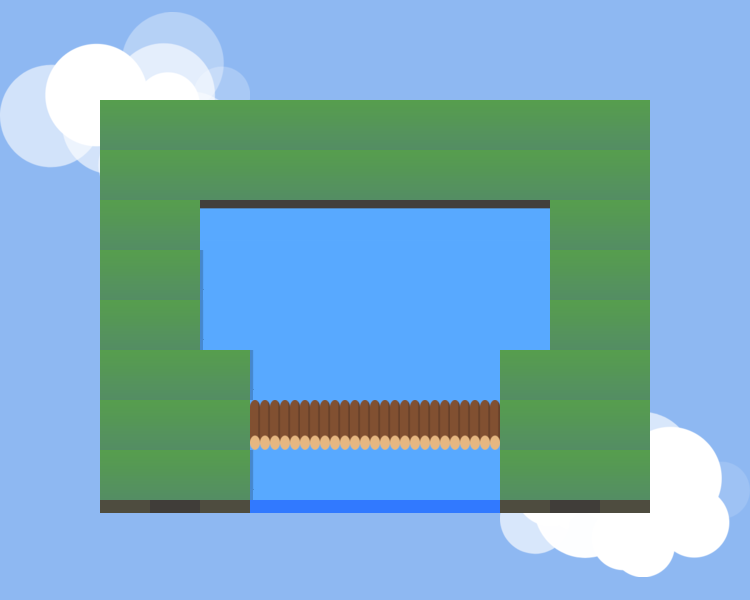

This is a level from a 2D game, rendered from its Tiled map with the project's own tilesets. A one-line summary and the complete map file follow:
An orthogonal 15x12 tile map with 50x50 px tiles, 3 tile layers (bg, bg-cloud, level1), 2 tilesets and 6 objects.

<map version="1.4" tiledversion="1.4.2" orientation="orthogonal" renderorder="right-down" width="15" height="12" tilewidth="50" tileheight="50" infinite="0" nextlayerid="5" nextobjectid="21">
 <editorsettings>
  <export target="../assets/level1.json" format="json" />
 </editorsettings>
 <tileset firstgid="1" name="cloud" tilewidth="250" tileheight="188" tilecount="4" columns="2">
  <image source="../assets/cloud.png" width="500" height="456" />
 </tileset>
 <tileset firstgid="5" name="tileset" tilewidth="50" tileheight="50" tilecount="56" columns="8">
  <image source="../assets/tileset.png" width="400" height="350" />
 </tileset>
 <layer id="1" name="bg" width="15" height="12">
  <data encoding="csv">
6,6,6,6,6,6,6,6,6,6,6,6,6,6,6,
6,6,6,6,6,6,6,6,6,6,6,6,6,6,6,
6,6,6,6,6,6,6,6,6,6,6,6,6,6,6,
6,6,6,6,6,6,6,6,6,6,6,6,6,6,6,
6,6,6,6,6,6,6,6,6,6,6,6,6,6,6,
6,6,6,6,6,6,6,6,6,6,6,6,6,6,6,
6,6,6,6,6,6,6,6,6,6,6,6,6,6,6,
6,6,6,6,6,6,6,6,6,6,6,6,6,6,6,
6,6,6,6,6,20,20,20,20,20,6,6,6,6,6,
6,6,6,6,6,6,6,6,6,6,6,6,6,6,6,
6,6,6,6,6,6,6,6,6,6,6,6,6,6,6,
6,6,6,6,6,6,6,6,6,6,6,6,6,6,6
</data>
 </layer>
 <layer id="2" name="bg-cloud" width="15" height="12">
  <data encoding="csv">
0,0,0,0,0,0,0,0,0,0,0,0,0,0,0,
0,0,0,0,0,0,0,0,0,0,0,0,0,0,0,
0,0,0,0,0,0,0,0,0,0,0,0,0,0,0,
1,0,0,0,0,0,0,0,0,0,0,0,0,0,0,
0,0,0,0,0,0,0,0,0,0,0,0,0,0,0,
0,0,0,0,0,0,0,0,0,0,0,0,0,0,0,
0,0,0,0,0,0,0,0,0,0,0,0,0,0,0,
0,0,0,0,0,0,0,0,0,0,0,0,0,0,0,
0,0,0,0,0,0,0,0,0,0,0,0,0,0,0,
0,0,0,0,0,0,0,0,0,0,0,0,0,0,0,
0,0,0,0,0,0,0,0,0,0,0,0,0,0,0,
0,0,0,0,0,0,0,0,0,0,3,0,0,0,0
</data>
 </layer>
 <layer id="3" name="level1" width="15" height="12">
  <data encoding="csv">
0,0,0,0,0,0,0,0,0,0,0,0,0,0,0,
0,0,0,0,0,0,0,0,0,0,0,0,0,0,0,
0,0,51,51,51,51,51,51,51,51,51,51,51,0,0,
0,0,51,51,51,51,51,51,51,51,51,51,51,0,0,
0,0,51,51,52,52,52,52,52,52,52,51,51,0,0,
0,0,51,51,36,20,20,20,20,20,20,51,51,0,0,
0,0,51,51,36,20,20,20,20,20,20,51,51,0,0,
0,0,51,51,51,36,20,20,20,20,51,51,51,0,0,
0,0,51,51,51,9,9,9,9,9,51,51,51,0,0,
0,0,51,51,51,36,20,20,20,20,51,51,51,0,0,
0,0,56,57,56,60,60,60,60,60,56,57,56,0,0,
0,0,0,0,0,0,0,0,0,0,0,0,0,0,0
</data>
 </layer>
 <objectgroup id="4" name="obj">
  <object id="15" gid="42" x="550" y="200" width="50" height="50" />
  <object id="16" gid="42" x="600" y="200" width="50" height="50" />
  <object id="17" gid="14" x="500" y="200" width="50" height="50" />
  <object id="18" gid="55" x="550" y="450" width="50" height="50" />
  <object id="19" gid="26" x="100" y="500" width="50" height="50" />
  <object id="20" gid="23" x="150" y="500" width="50" height="50" />
 </objectgroup>
</map>